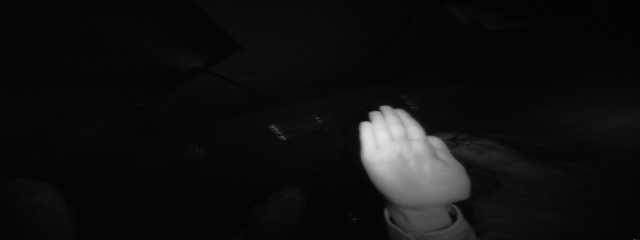
#> input picture gesture recognizer/raw_dataset/00/01_palm/frame_00_01_0001.png, 640 x 240 px, given in place of the camera
$ python data_generator.py
#> lines starting #> are read from the running program, lines starting #| are printed output that depends on the picture; after the words box and inside, x2 and y2 are one past the last pixel; in counts of white or black regions, pixels touching at a corner belong together
import cv2
import numpy as np

def nothing(x):
    pass
# define a video capture object


vid = cv2.VideoCapture(0)
#cv2.namedWindow('Trackbars')

cv2.createTrackbar('l-h','Trackbars',0,179,nothing)
cv2.createTrackbar('l-s','Trackbars',0,179,nothing)
cv2.createTrackbar('l-v','Trackbars',0,179,nothing)
cv2.createTrackbar('u-h','Trackbars',0,255,nothing)
cv2.createTrackbar('u-s','Trackbars',0,255,nothing)
cv2.createTrackbar('u-v','Trackbars',0,255,nothing)
i=130
while(True):

    # Capture the video frame
    # by frame
    ret, frame = vid.read()
#> frame is the input picture: shape (240, 640, 3); min 0, max 230, mean 15.8
    frame=cv2.flip(frame,1)
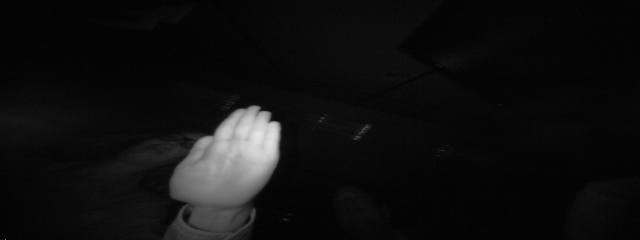
#> frame: shape (240, 640, 3); min 0, max 230, mean 15.8
    frame=frame[0:400,0:400]
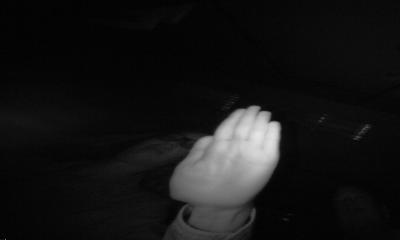
#> frame: shape (240, 400, 3); min 0, max 230, mean 21.5

    hsv=cv2.cvtColor(frame,cv2.COLOR_BGR2HSV)
#> hsv: shape (240, 400, 3); mean H, S, V 0, 0, 21.5

    l_h=cv2.getTrackbarPos('l-h','Trackbars')
    l_s=cv2.getTrackbarPos('l-s','Trackbars')
    l_v=cv2.getTrackbarPos('l-v','Trackbars')
    u_h=cv2.getTrackbarPos('u-h','Trackbars')
    u_s=cv2.getTrackbarPos('u-s','Trackbars')
    u_v=cv2.getTrackbarPos('u-v','Trackbars')

    lower_skin=np.array([0,0,79])
    upper_skin=np.array([39,255,255])

    mask=cv2.inRange(hsv,lower_skin,upper_skin)
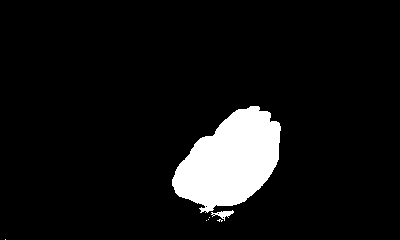
#> mask: shape (240, 400); 7.8% white; 7 white regions (5 under 20 px), largest, box (x1, y1, x2, y2) and area: (172, 106, 281, 213) 7389, (211, 210, 234, 221) 101
    blur = cv2.medianBlur(mask,5)
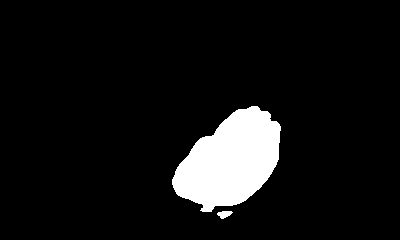
#> blur: shape (240, 400); 7.8% white; 2 white regions, box (x1, y1, x2, y2) and area: (172, 106, 281, 212) 7392, (217, 211, 233, 219) 83

    kernel = np.ones((9,9),np.uint8)
    closing = cv2.morphologyEx(blur, cv2.MORPH_CLOSE,kernel)
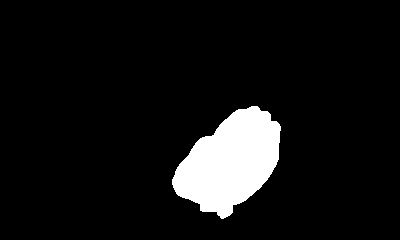
#> closing: shape (240, 400); 7.9% white; 1 white region, box (x1, y1, x2, y2) and area: (172, 106, 281, 219) 7598
    kernel2= np.ones((3,3),np.uint8)
    closing2 = cv2.morphologyEx(closing, cv2.MORPH_CLOSE,kernel2)


    res=cv2.bitwise_and(frame,frame,mask=blur)
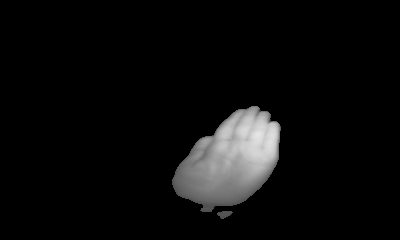
#> res: shape (240, 400, 3); min 0, max 230, mean 11.7
    '''
    cv2.imwrite(gesture+str(i)+'.jpg',closing)
    i=i+1
    '''

    cv2.imshow('blur',closing2)
    #cv2.imshow('result',res)
    path='gest output/trial'
    filename=path+'/08_'+str(i)+'_lewin.png'
    cv2.imwrite(filename,closing2)
    i+=1

    if ((cv2.waitKey(1) & 0xFF == ord('q')) or i==200):
#> (key q is pressed here)
        break

# After the loop release the cap object
vid.release()
# Destroy all the windows
cv2.destroyAllWindows()

$ run again, on gesture recognizer/raw_dataset/00/01_palm/frame_00_01_0014.png
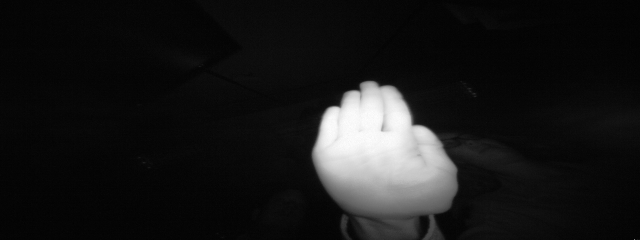
#> input picture gesture recognizer/raw_dataset/00/01_palm/frame_00_01_0014.png, 640 x 240 px, given in place of the camera
#> frame is the input picture: shape (240, 640, 3); min 1, max 254, mean 25.3
#> hsv: shape (240, 400, 3); mean H, S, V 0, 0, 36.7
#> `mask=cv2.inRange(hsv,lower_skin,upper_skin)`:
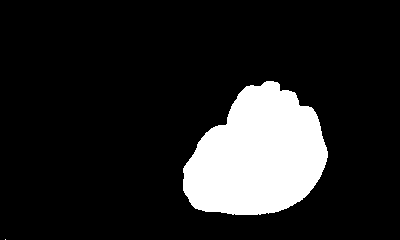
#> mask: shape (240, 400); 14.4% white; 2 white regions (1 under 20 px), largest, box (x1, y1, x2, y2) and area: (183, 81, 328, 215) 13805
#> blur: shape (240, 400); 14.4% white; 1 white region, box (x1, y1, x2, y2) and area: (183, 81, 328, 215) 13804
#> closing: shape (240, 400); 14.4% white; 1 white region, box (x1, y1, x2, y2) and area: (183, 81, 328, 215) 13816
#> `res=cv2.bitwise_and(frame,frame,mask=blur)`:
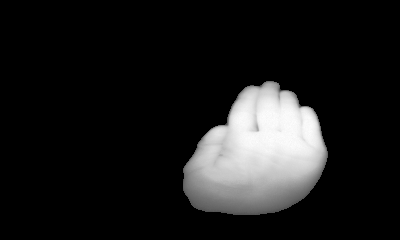
#> res: shape (240, 400, 3); min 0, max 254, mean 27.3

$ run again, on gesture recognizer/raw_dataset/00/01_palm/frame_00_01_0061.png
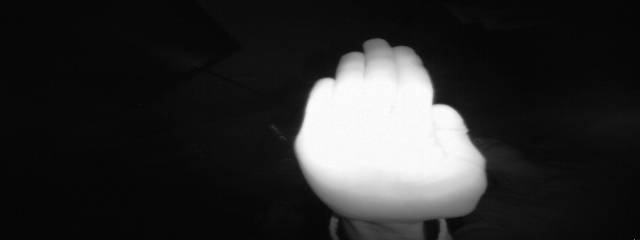
#> input picture gesture recognizer/raw_dataset/00/01_palm/frame_00_01_0061.png, 640 x 240 px, given in place of the camera
#> frame is the input picture: shape (240, 640, 3); min 2, max 255, mean 44.3
#> hsv: shape (240, 400, 3); mean H, S, V 0, 0, 66
#> `mask=cv2.inRange(hsv,lower_skin,upper_skin)`:
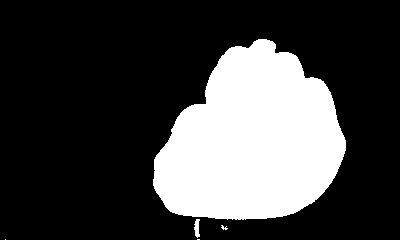
#> mask: shape (240, 400); 25.9% white; 5 white regions (3 under 20 px), largest, box (x1, y1, x2, y2) and area: (153, 39, 346, 220) 24732, (194, 219, 200, 238) 79
#> blur: shape (240, 400); 25.8% white; 3 white regions (1 under 20 px), largest, box (x1, y1, x2, y2) and area: (153, 39, 346, 220) 24741, (194, 220, 200, 238) 70
#> closing: shape (240, 400); 25.9% white; 1 white region, box (x1, y1, x2, y2) and area: (153, 39, 346, 240) 24879
#> `res=cv2.bitwise_and(frame,frame,mask=blur)`:
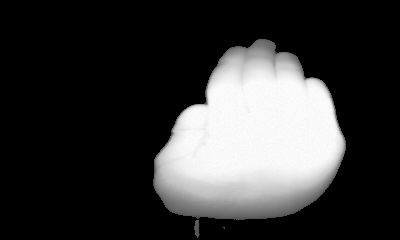
#> res: shape (240, 400, 3); min 0, max 255, mean 54.9
